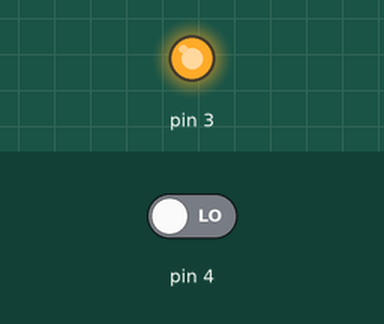
Bench run of a sketch on a simulated Arduino Uno, built with avr-gcc and run on an emulated ATmega328P. Parts: output pins drawn as LEDs (lit = HIGH). Inputs (shaded band) come from the test bench; at power-on: pin 4 LOW. What the sketch prints to the serial monitor is not drawn.

Above: at 0.1 s.
Timing chart, 0 to 1.6 s (numbered marks = the images above):
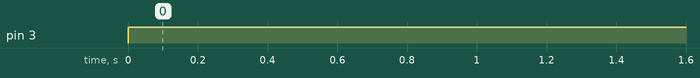

The sketch:

Signal_Led.ino
```cpp
void setup() {
  // put your setup code here, to run once:
  Serial.begin(9600);
  pinMode(3, OUTPUT);
  pinMode(4,INPUT);

}

void loop() {
  // put your main code here, to run repeatedly:
  digitalWrite(3,HIGH);
  bool SGN=digitalRead(4);
  Serial.println(SGN);
  delay(1000);
}
```

Measured:
- by itself, pin 3: LOW → HIGH at 0.00 s
